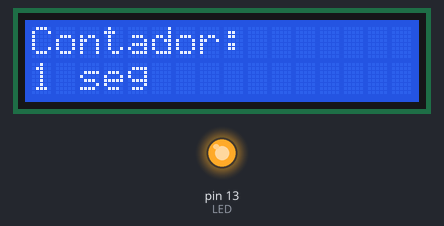
The sketch below on a simulated Arduino Uno, built with avr-gcc and run on an emulated ATmega328P. On the bench: 16×2 character LCD, output pins drawn as LEDs (lit = HIGH).

Above: at 0.1 s.
At 10.5 s:
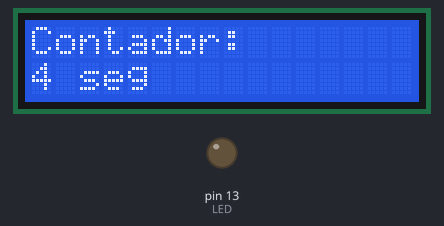
At 19.0 s:
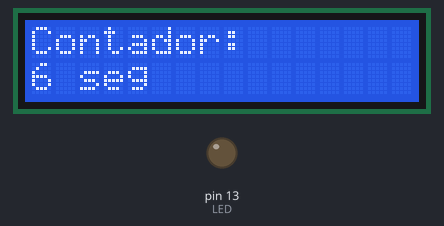
At 35.7 s:
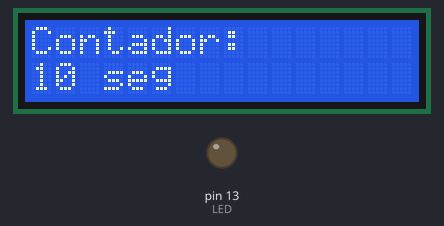
Timing chart, 0 to 40.0 s (numbered marks = the images above):
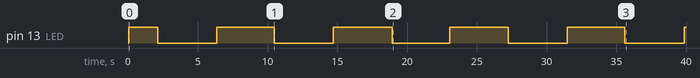

Measured:
- by itself, pin 13 (LED): repeats every 8.3 s: LOW 4.2 s, HIGH 4.1 s
- what the display in image 1 shows lasts 4.2 s, from 10.5 s to 14.7 s
- what the display in image 2 shows lasts 4.2 s, from 18.9 s to 23.1 s

The sketch:

InterrupcionISR.ino
```cpp
#include <LiquidCrystal.h>

const int LED = 13;
const int rs = 7, en = 8, d4 = 9, d5 = 10, d6 = 11, d7 = 12;

volatile int EdoLED = 0;
volatile unsigned long contador = 0;

LiquidCrystal LCD(rs, en, d4, d5, d6, d7);

void setup()
{
    pinMode(LED, OUTPUT);

    LCD.begin(16, 2);
    LCD.setCursor(0, 0);
    LCD.print("Contador: ");

    cli();

    TCCR1A = 0;
    TCCR1B = 0;
    TCNT1 = 0;

    TCCR1B |= B00000101;
    TIMSK1 |= B00000010;

    OCR1A = 31250;

    sei();
}
void loop()
{
    digitalWrite(LED, EdoLED);

    LCD.setCursor(0, 1);
    LCD.print("                ");
    LCD.setCursor(0, 1);
    LCD.print(contador);
    LCD.print(" seg");

    delay(100);
}

ISR(TIMER1_COMPA_vect)
{
    EdoLED = !EdoLED;
    contador += 1;
}
```
